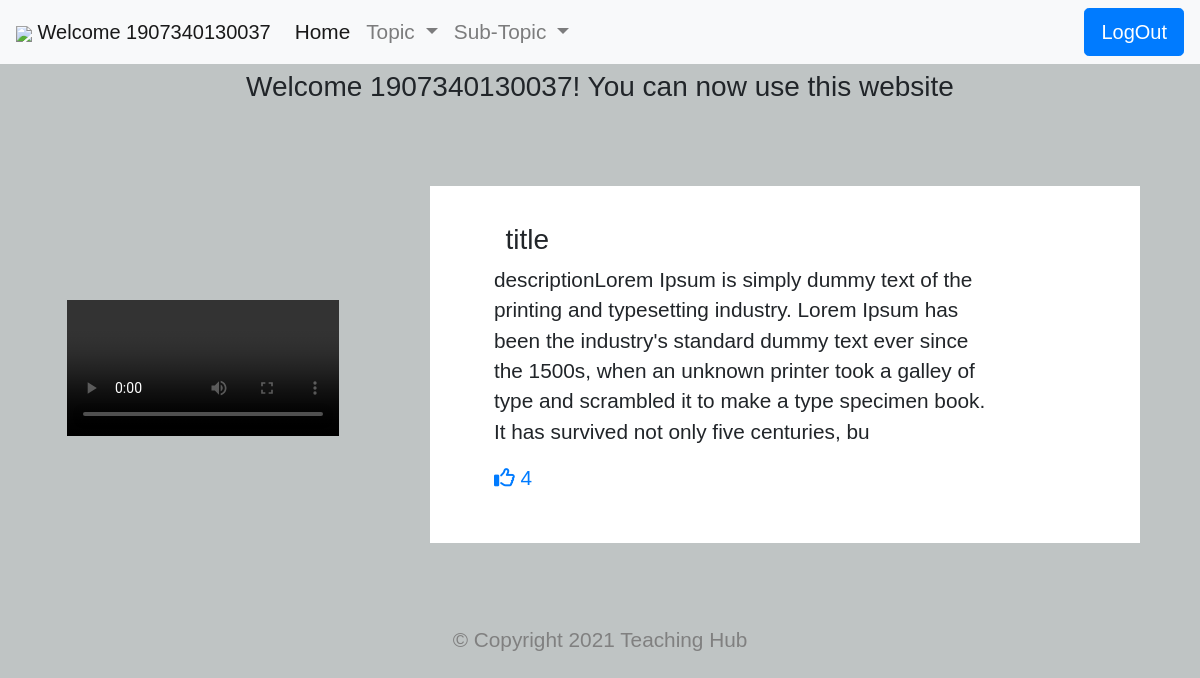
Screenshot of /login/handle_topic_request.php?topic=asdf (signed in) with the database file from the repository.
### tables this page shows
CREATE TABLE `videos` (
  `id` int(11) NOT NULL,
  `name` varchar(255) NOT NULL,
  `location` varchar(255) NOT NULL,
  `title` varchar(50) NOT NULL,
  `topic` varchar(100) NOT NULL,
  `sub_topic` varchar(100) NOT NULL,
  `discription` varchar(300) NOT NULL
);

### login/handle_topic_request.php (the view, shortened to what this page needs)
<?php
include("config.php");
if (isset($_GET['topic'])) {
  $viatopic = $_GET['topic'];
}
?>
<!doctype html>
<html lang="en">
<head>
  <link rel="stylesheet" href="https://maxcdn.bootstrapcdn.com/bootstrap/4.0.0/css/bootstrap.min.css" />
  <link rel="stylesheet" href="css/wlcmstyle.css">
</head>
<body>
  <nav class="navbar navbar-expand-lg navbar-light bg-light fixed-top">
    <a class="navbar-brand" href="#"><img src="https://img.icons8.com/metro/26/000000/guest-male.png"> <?php echo "Welcome " . $_SESSION['username'] ?></a>
    <div class="collapse navbar-collapse" id="navbarSupportedContent">
      <ul class="navbar-nav mr-auto">
        <li class="nav-item active">
          <a class="nav-link" href="welcome.php">Home <span class="sr-only">(current)</span></a>
        </li>
        <li class="nav-item dropdown">
          <a class="nav-link dropdown-toggle" href="#" id="navbarDropdown" role="button" data-toggle="dropdown" aria-haspopup="true" aria-expanded="false">
            Topic
          </a>
        </li>
        <li class="nav-item dropdown">
          <a class="nav-link dropdown-toggle" href="#" id="navbarDropdown" role="button" data-toggle="dropdown" aria-haspopup="true" aria-expanded="false">
            Sub-Topic
          </a>
        </li>
      </ul>
      <a href="logout.php"><button class="btn btn btn-lg btn-primary my-2 my-sm-0" type="submit">LogOut</button></a>
    </div>
  </nav>
  <div class="container-fluid wlcm mx-auto ">
    <h3>Welcome <?php echo $_SESSION['username'] ?>! You can now use this website</h3>
  </div>
  <section id="vedioPlay">
    <div class="vedio ">
      <?php
      $fetchVideos = mysqli_query($conn, "SELECT videos.location, videos.title,videos.id ,videos.discription FROM videos WHERE topic='$viatopic' ");
      if ($fetchVideos) {
        while ($row = mysqli_fetch_assoc($fetchVideos)) {
          $location = $row['location'];
          $title = $row['title'];
          $video_id = $row['id'];
          $discription = $row['discription'];
          echo "<div>";
          echo "<div class='row' >";
          echo "<div class='col-lg-4 col-md-6 video'>";
          echo "<video src='" . $location . "' controls width='80%' height='100%' >";
          echo "</div >";
          $likeVideos = mysqli_query($conn, "SELECT COUNT(*) as likes FROM videos_liked where videos_liked.video= $video_id");
          while ($row = mysqli_fetch_assoc($likeVideos)) {
            $no_of_likes = $row['likes'];
          }
          echo "<div class='col-lg-8 col-md-6'>";
          echo '<div class="box">';
          echo "<h3 class='title'>$title</h3>";
          echo "<p class='discription'>$discription</p>";
          echo "<a href='like.php?type=vedio&id=$video_id'><i class='far fa-thumbs-up like-button' ></i> $no_of_likes</a>";
          echo "</div >";
          echo "</div >";
          echo "</div >";
          echo "</div >";
        }
      } else {
        echo "nothing found";
      }
      ?>
    </div>
  </section>
  <footer id="footer">
    <p>© Copyright 2021 Teaching Hub</p>
  </footer>
</body>
</html>

### login/css/wlcmstyle.css (style rules this page uses)
body { background-color: rgb(191, 196, 196); line-height: 1.9rem; font-size: 1.3rem; font-family: "Montserrat", sans-serif; }
.wlcm { text-align: center; padding-top: 70px; }
.nav-link { display: inline; }
.box { background-color: white; margin-bottom: 8%; margin-top: 2%; padding: 2% 9%; height: 91%; box-shadow: 0; transition-property: box-shadow; transition-duration: 0.7s; }
video { float: left; margin: auto 2%; }
.vedio { padding: 5%; }
.title { margin-top: 4%; margin-left: 2%; }
.discription { margin-top: 1%; margin-right: 15%; }
video { text-align: center; transition-property: box-shadow; transition-duration: 0.7s; }
.video { padding: auto 0; margin: auto; }
.like-button { cursor: pointer; }
#footer { text-align: center; color: grey; }
a { text-decoration: none; }

### rows the page displays
videos: title "title", discription "descriptionLorem Ipsum is simply dummy text of the printing and typesetting industry. Lorem Ipsum has been the industry's standard dummy text ever since the 1500s, when an unknown printer took a galley of type and scrambled it to make a type specimen book. It has survived not only five centuries, bu", no_of_likes "4"

### other values shown
$_SESSION['username'] "1907340130037"
